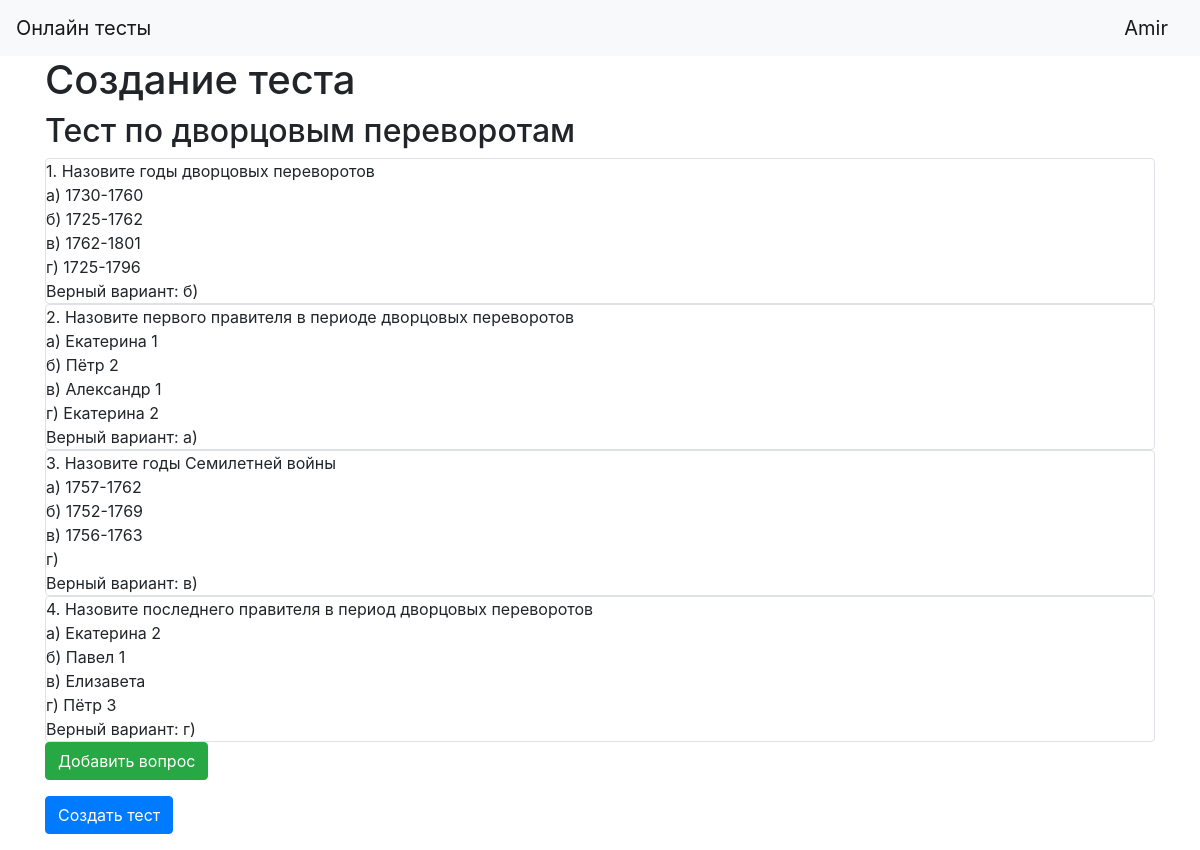
/add_test/9 (signed in), run on the app's committed database.
### tables this page shows
CREATE TABLE users (id INTEGER NOT NULL UNIQUE PRIMARY KEY AUTOINCREMENT, name STRING NOT NULL, email STRING NOT NULL, password STRING NOT NULL, about TEXT, created_date STRING NOT NULL);

CREATE TABLE tests (id INTEGER UNIQUE PRIMARY KEY AUTOINCREMENT NOT NULL, title STRING NOT NULL, user_id INTEGER NOT NULL REFERENCES users (id));

CREATE TABLE questions (id INTEGER PRIMARY KEY AUTOINCREMENT NOT NULL UNIQUE, title STRING NOT NULL, answer_a STRING NOT NULL, answer_b STRING, answer_c STRING, answer_d STRING, correct_answer INTEGER NOT NULL, test_id INTEGER REFERENCES tests (id) NOT NULL);

### main.py (the view)
@app.route('/add_test/<int:id>', methods=['GET', 'POST'])
def add_test_end(id):
    form = TestForm()
    test_info = db_functions.select_test(id)
    form.title.data = test_info[TEST_TITLE]
    questions = get_questions_in_test(id)
    if form.validate_on_submit():
        if form.add_question.data:
            return redirect(f'/add_question/{id}')
        if form.submit.data:
            return redirect('/')
    return render_template('test.html', title='Создание теста', form=form, current_user=current_user,
                           preparation=False, questions=questions)

### forms/test.py
class TestForm(FlaskForm):
    title = StringField('Введите название теста')
    submit_title = SubmitField('Сохранить название')
    add_question = SubmitField('Добавить вопрос')
    submit = SubmitField('Создать тест')

### data/db_functions.py (called while the page is built)
def get_user_id(name, email):
    query = f"""SELECT {ID} FROM {USERS}
                WHERE {NAME} = '{name}' AND {EMAIL} = '{email}'"""
    user_id = cur.execute(query).fetchall()
    if user_id:
        return user_id[0][0]
    return None

def select_user(id):
    query = f"""SELECT * FROM {USERS} WHERE {ID} = {id}"""
    result = cur.execute(query).fetchone()
    user_info = {ID: result[0], NAME: result[1], EMAIL: result[2],
                 PASSWORD: result[3], ABOUT: result[4], CREATED_DATE: result[5]}
    return user_info

def select_test(id):
    query = f"""SELECT * FROM {TESTS} WHERE {ID} = {id}"""
    result = cur.execute(query).fetchone()
    test_info = {ID: result[0], TEST_TITLE: result[1], USER_ID: result[2]}
    return test_info

def get_question_id(title, a, b, c, d, correct, test_id):
    query = f"""SELECT {ID} FROM {QUESTIONS}
                WHERE {QUESTION_TITLE} = '{title}' AND {ANSWER_A} = '{a}' AND
                      {ANSWER_B} = '{b}' AND {ANSWER_C} = '{c}' AND {ANSWER_D} = '{d}' AND
                      {CORRECT_ANSWER} = '{correct}' AND {TEST_ID} = '{test_id}'"""
    question_id = cur.execute(query).fetchall()
    if question_id:
        return question_id[0][0]
    return None

def select_questions_in_test(test_id):
    query = f"""SELECT * FROM {QUESTIONS} WHERE {TEST_ID} = {test_id}"""
    questions = cur.execute(query).fetchall()
    result = []
    for question in questions:
        result.append({ID: question[0], QUESTION_TITLE: question[1], ANSWER_A: question[2],
                       ANSWER_B: question[3], ANSWER_C: question[4], ANSWER_D: question[5],
                       CORRECT_ANSWER: question[6], TEST_ID: question[7]})
    return result

### data/question.py (called while the page is built)
    def get_id(self):
        return db_functions.get_question_id(self.title, self.answer_a, self.answer_b,
                                            self.answer_c, self.answer_d, self.correct_answer,
                                            self.test_id)

### data/user.py (called while the page is built)
    def set_password(self, password):
        self.hashed_password = generate_password_hash(password)

### main.py (called while the page is built)
@login_manager.user_loader
def load_user(user_id):
    user_info = db_functions.select_user(user_id)
    return User(user_info[NAME], user_info[EMAIL], user_info[PASSWORD], user_info[ABOUT])

### templates/test.html (shortened to what this page needs)
{% extends "base.html" %}
{% block content %}
<h1>Создание теста</h1>
<form method="post">
    {% if preparation %}
        {% if not test_title %}
            <p>
                {{ form.title.label }}<br>
                {{ form.title(class="form-control") }}<br>
                {% for error in form.title.errors %}
                    <p class="alert alert-danger" role="alert">{{ error }}</p>
                {% endfor %}
            </p>
        {% else %}
            <h2>{{ test_title }}</h2>
        {% endif %}
        <p>{{ form.submit_title(class="btn btn-primary", type="submit") }}</p>
    {% else %}
        <h2>{{ form.title.data }}</h2>
        {% for i in range(1, questions|length + 1) %}
            <div class="col-md6 border rounded">
                {% set question = questions[i-1] %}
                {{i}}. {{ question.title }}<br>
                а) {{ question.answer_a }}<br>
                б) {{ question.answer_b }}<br>
                в) {{ question.answer_c }}<br>
                г) {{ question.answer_d }}<br>
                Верный вариант:
                {% if question.correct_answer == 1 %}
                    а)
                {% elif question.correct_answer == 2 %}
                    б)
                {% elif question.correct_answer == 3 %}
                    в)
                {% else %}
                    г)
                {% endif %}
            </div>
        {% endfor %}
        <p>{{ form.add_question(class="btn btn-success", type="submit") }}</p>
        <p>{{ form.submit(class="btn btn-primary", type="submit") }}</p>
    {% endif %}
</form>
{% endblock %}

### templates/base.html (shortened to what this page needs)
<!DOCTYPE html>
<html lang="ru">
<head>
    <link rel="stylesheet"
          href="https://stackpath.bootstrapcdn.com/bootstrap/4.4.1/css/bootstrap.min.css"
>
</head>
<body>
<header>
    <nav class="navbar navbar-light bg-light">
        <a class="navbar-brand" href="/">Онлайн тесты</a>
        {% if current_user.is_authenticated %}
            <a class="navbar-brand" href="/logout">{{ current_user.name }}</a>
        {% else %}
            <p>
                <a class="btn btn-primary" href="/register">Зарегистрироваться</a>
                <a class="btn btn-success" href="/login">Войти</a>
            </p>
        {% endif %}
    </nav>
</header>
<main role="main" class="container">
    {% block content %} {% endblock %}
</main>
</body>
</html>

### data on the page
users: name "Amir"
tests: title.data "Тест по дворцовым переворотам"
questions: title "Назовите годы дворцовых переворотов", answer_a "1730-1760", answer_b "1725-1762", answer_c "1762-1801", answer_d "1725-1796"
questions: title "Назовите первого правителя в периоде дворцовых переворотов", answer_a "Екатерина 1", answer_b "Пётр 2", answer_c "Александр 1", answer_d "Екатерина 2"
questions: title "Назовите годы Семилетней войны", answer_a "1757-1762", answer_b "1752-1769", answer_c "1756-1763"
questions: title "Назовите последнего правителя в период дворцовых переворотов", answer_a "Екатерина 2", answer_b "Павел 1", answer_c "Елизавета", answer_d "Пётр 3"

### other printed values
{{ i }} "1" "2" "3" "4"
